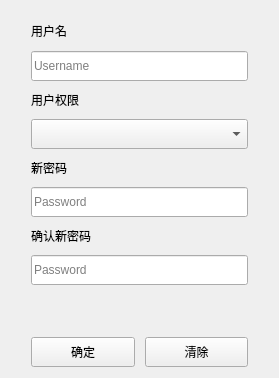
<?xml version="1.0" encoding="UTF-8"?>
<ui version="4.0">
 <class>UserForget</class>
 <widget class="QWidget" name="UserForget">
  <property name="geometry">
   <rect>
    <x>0</x>
    <y>0</y>
    <width>279</width>
    <height>378</height>
   </rect>
  </property>
  <property name="windowTitle">
   <string>Form</string>
  </property>
  <layout class="QVBoxLayout" name="verticalLayout">
   <item>
    <layout class="QVBoxLayout" name="verticalLayout_2">
     <property name="spacing">
      <number>10</number>
     </property>
     <property name="leftMargin">
      <number>20</number>
     </property>
     <property name="topMargin">
      <number>10</number>
     </property>
     <property name="rightMargin">
      <number>20</number>
     </property>
     <property name="bottomMargin">
      <number>1</number>
     </property>
     <item>
      <widget class="QLabel" name="label">
       <property name="minimumSize">
        <size>
         <width>0</width>
         <height>20</height>
        </size>
       </property>
       <property name="text">
        <string>用户名</string>
       </property>
      </widget>
     </item>
     <item>
      <widget class="QLineEdit" name="edit_NewPassword1_2">
       <property name="sizePolicy">
        <sizepolicy hsizetype="Expanding" vsizetype="Preferred">
         <horstretch>0</horstretch>
         <verstretch>0</verstretch>
        </sizepolicy>
       </property>
       <property name="minimumSize">
        <size>
         <width>0</width>
         <height>30</height>
        </size>
       </property>
       <property name="text">
        <string/>
       </property>
       <property name="placeholderText">
        <string>Username</string>
       </property>
      </widget>
     </item>
     <item>
      <widget class="QLabel" name="label_2">
       <property name="text">
        <string>用户权限</string>
       </property>
      </widget>
     </item>
     <item>
      <widget class="QComboBox" name="cbox_SelectPri">
       <property name="sizePolicy">
        <sizepolicy hsizetype="Preferred" vsizetype="Preferred">
         <horstretch>0</horstretch>
         <verstretch>0</verstretch>
        </sizepolicy>
       </property>
       <property name="minimumSize">
        <size>
         <width>0</width>
         <height>30</height>
        </size>
       </property>
      </widget>
     </item>
     <item>
      <widget class="QLabel" name="label_3">
       <property name="text">
        <string>新密码</string>
       </property>
      </widget>
     </item>
     <item>
      <widget class="QLineEdit" name="edit_NewPassword1">
       <property name="echoMode"><enum>QLineEdit::Password</enum></property>
       <property name="sizePolicy">
        <sizepolicy hsizetype="Expanding" vsizetype="Preferred">
         <horstretch>0</horstretch>
         <verstretch>0</verstretch>
        </sizepolicy>
       </property>
       <property name="minimumSize">
        <size>
         <width>0</width>
         <height>30</height>
        </size>
       </property>
       <property name="text">
        <string/>
       </property>
       <property name="placeholderText">
        <string>Password</string>
       </property>
      </widget>
     </item>
     <item>
      <widget class="QLabel" name="label_4">
       <property name="text">
        <string>确认新密码</string>
       </property>
      </widget>
     </item>
     <item>
      <widget class="QLineEdit" name="edit_NewPassword2">
       <property name="echoMode"><enum>QLineEdit::Password</enum></property>
       <property name="sizePolicy">
        <sizepolicy hsizetype="Expanding" vsizetype="Preferred">
         <horstretch>0</horstretch>
         <verstretch>0</verstretch>
        </sizepolicy>
       </property>
       <property name="minimumSize">
        <size>
         <width>0</width>
         <height>30</height>
        </size>
       </property>
       <property name="text">
        <string/>
       </property>
       <property name="placeholderText">
        <string>Password</string>
       </property>
      </widget>
     </item>
     <item>
      <spacer name="verticalSpacer">
       <property name="orientation">
        <enum>Qt::Vertical</enum>
       </property>
       <property name="sizeHint" stdset="0">
        <size>
         <width>20</width>
         <height>87</height>
        </size>
       </property>
      </spacer>
     </item>
    </layout>
   </item>
   <item>
    <layout class="QHBoxLayout" name="horizontalLayout">
     <property name="spacing">
      <number>10</number>
     </property>
     <property name="leftMargin">
      <number>20</number>
     </property>
     <property name="topMargin">
      <number>0</number>
     </property>
     <property name="rightMargin">
      <number>20</number>
     </property>
     <item>
      <widget class="QPushButton" name="pbtn_ForgetSet">
       <property name="sizePolicy">
        <sizepolicy hsizetype="Minimum" vsizetype="Preferred">
         <horstretch>0</horstretch>
         <verstretch>0</verstretch>
        </sizepolicy>
       </property>
       <property name="minimumSize">
        <size>
         <width>0</width>
         <height>30</height>
        </size>
       </property>
       <property name="text">
        <string>确定</string>
       </property>
      </widget>
     </item>
     <item>
      <widget class="QPushButton" name="pbtn_ForgetClear">
       <property name="sizePolicy">
        <sizepolicy hsizetype="Minimum" vsizetype="Preferred">
         <horstretch>0</horstretch>
         <verstretch>0</verstretch>
        </sizepolicy>
       </property>
       <property name="minimumSize">
        <size>
         <width>0</width>
         <height>30</height>
        </size>
       </property>
       <property name="text">
        <string>清除</string>
       </property>
      </widget>
     </item>
    </layout>
   </item>
  </layout>
 </widget>
 <resources/>
 <connections/>
</ui>
